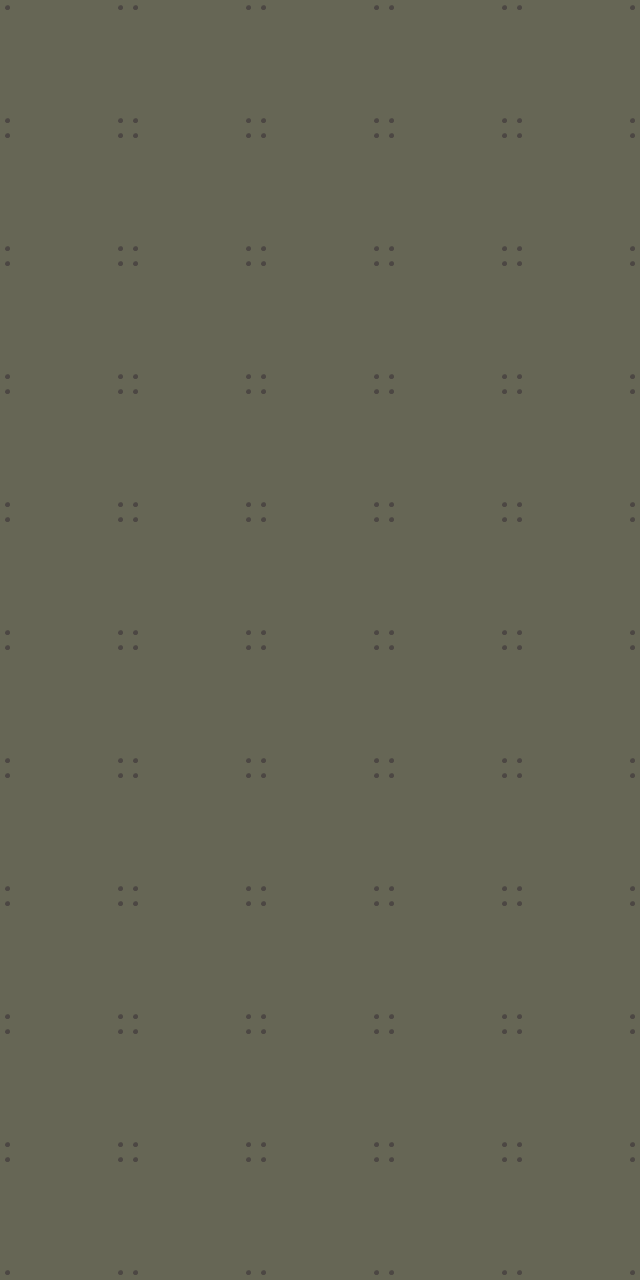

This is a level from a 2D game, rendered from its Tiled map with the project's own tilesets. A one-line summary and the complete map file follow:
An orthogonal 5x10 tile map with 128x128 px tiles, 2 tile layers (Floor, Walls).

<map version="1.0" orientation="orthogonal" renderorder="right-down" width="5" height="10" tilewidth="128" tileheight="128" nextobjectid="1">
 <properties>
  <property name="unity:scale" value="0.02" />
 </properties>
 <tileset firstgid="1" source="MetalTiles.tsx" />
 <layer name="Floor" width="5" height="10">
  <properties>
   <property name="unity:sortingLayerName" value="ground" />
   <property name="unity:sortingOrder" type="int" value="0" />
  </properties>
  <data encoding="csv">
2,2,2,2,2,
2,2,2,2,2,
2,2,2,2,2,
2,2,2,2,2,
2,2,2,2,2,
2,2,2,2,2,
2,2,2,2,2,
2,2,2,2,2,
2,2,2,2,2,
2,2,2,2,2
</data>
 </layer>
 <layer name="Walls" width="5" height="10">
  <data encoding="csv">
0,0,0,0,0,
0,0,0,0,0,
0,0,0,0,0,
0,0,0,0,0,
0,0,0,0,0,
0,0,0,0,0,
0,0,0,0,0,
0,0,0,0,0,
0,0,0,0,0,
0,0,0,0,0
</data>
 </layer>
</map>
